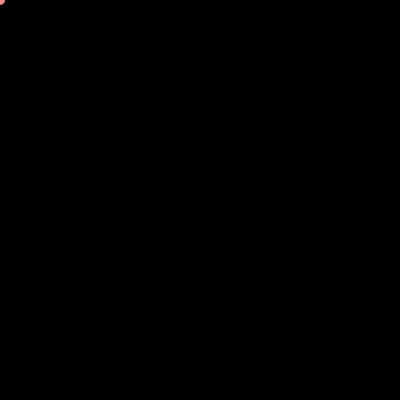
Frame 1 (no input)
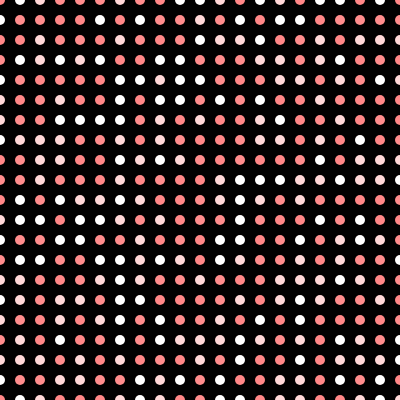
Frame 60 (no input)
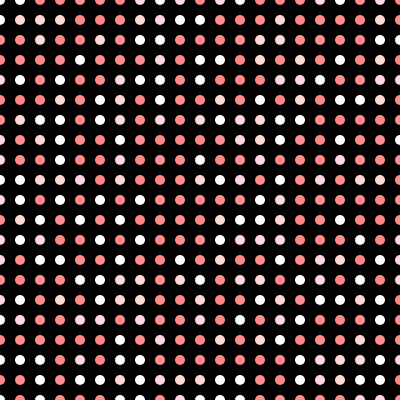
Frame 120 (the mouse pressed at the canvas centre since frame 60)

The p5.js sketch that drew these frames (run headless with seeded random() and noise() and a simulated clock; from frame 60 on, the mouse is pressed at the canvas centre):

// p5.js sketch
// ── sketch.js
var gap;
var gapShift;
var circleSize;
let color
// DM2008 — Activity 3b
// (One Function Wonder, 15 min)
let palette =["#fff","#FFD8D8","#FF8787","#FF8D8D"]
function setup() {
  createCanvas(400, 400);
}

function draw() {
  background(0);
  fill(255);
  noStroke();
  gap = circleSize*2;
  gapShift = circleSize;
  circleSize = 10;
  
  for(var i = 0; i<=width; i +=gap){
    for(var j = 0; j<=height;j+=gap){
      fill(random(palette));
      drawCircle(i,j,circleSize);
    }
  }

  // TODO 1:
  // Define a function that draws something (a shape or group of shapes).
  // It should take at least one parameter (e.g., position, size, or color).

  // TODO 2:
  // Call your function multiple times with different parameter values.
  // myShape(100, 200, 50);
  // myShape(300, 200, 80);

  // TODO 3:
  // (Challenge) Call your function inside a for loop
  // to create a repeating pattern or variation.
}

// Example starter function:
// function myShape(x, y, s) {
//   ellipse(x, y, s, s);
// }

function drawCircle(x,y,w){
  ellipse(x,y,w);
}
function keyPressed(){
  
}
